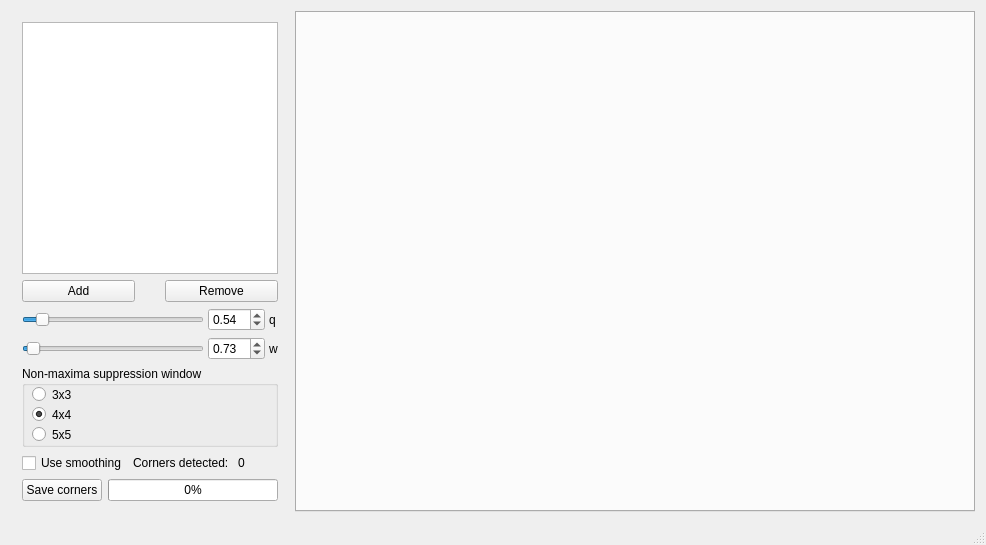
<?xml version="1.0" encoding="UTF-8"?>
<ui version="4.0">
 <class>FornsterForm</class>
 <widget class="QMainWindow" name="FornsterForm">
  <property name="geometry">
   <rect>
    <x>0</x>
    <y>0</y>
    <width>978</width>
    <height>545</height>
   </rect>
  </property>
  <property name="windowTitle">
   <string>Fornster Corner Detector</string>
  </property>
  <property name="windowIcon">
   <iconset resource="truecornerdetector.qrc">
    <normaloff>:/icons/icon.ico</normaloff>:/icons/icon.ico</iconset>
  </property>
  <widget class="QWidget" name="centralWidget">
   <layout class="QHBoxLayout" name="horizontalLayout_4">
    <item>
     <widget class="QWidget" name="widget" native="true">
      <property name="maximumSize">
       <size>
        <width>281</width>
        <height>16777215</height>
       </size>
      </property>
      <layout class="QVBoxLayout" name="verticalLayout">
       <item>
        <widget class="QListWidget" name="fileListWidget">
         <property name="dragEnabled">
          <bool>false</bool>
         </property>
         <property name="selectionMode">
          <enum>QAbstractItemView::ExtendedSelection</enum>
         </property>
         <property name="textElideMode">
          <enum>Qt::ElideRight</enum>
         </property>
        </widget>
       </item>
       <item>
        <layout class="QHBoxLayout" name="horizontalLayout">
         <property name="spacing">
          <number>30</number>
         </property>
         <item>
          <widget class="QPushButton" name="addButton">
           <property name="text">
            <string>Add</string>
           </property>
          </widget>
         </item>
         <item>
          <widget class="QPushButton" name="removeButton">
           <property name="text">
            <string>Remove</string>
           </property>
          </widget>
         </item>
        </layout>
       </item>
       <item>
        <layout class="QGridLayout" name="gridLayout">
         <property name="horizontalSpacing">
          <number>4</number>
         </property>
         <property name="verticalSpacing">
          <number>6</number>
         </property>
         <item row="0" column="0">
          <widget class="QSlider" name="sliderQ">
           <property name="minimum">
            <number>50</number>
           </property>
           <property name="maximum">
            <number>100</number>
           </property>
           <property name="value">
            <number>54</number>
           </property>
           <property name="orientation">
            <enum>Qt::Horizontal</enum>
           </property>
          </widget>
         </item>
         <item row="0" column="1">
          <widget class="QDoubleSpinBox" name="spinBoxQ">
           <property name="minimum">
            <double>0.500000000000000</double>
           </property>
           <property name="maximum">
            <double>1.000000000000000</double>
           </property>
           <property name="singleStep">
            <double>0.010000000000000</double>
           </property>
           <property name="value">
            <double>0.540000000000000</double>
           </property>
          </widget>
         </item>
         <item row="0" column="2">
          <widget class="QLabel" name="label_2">
           <property name="text">
            <string>q</string>
           </property>
          </widget>
         </item>
         <item row="1" column="0">
          <widget class="QSlider" name="sliderW">
           <property name="minimum">
            <number>50</number>
           </property>
           <property name="maximum">
            <number>1000</number>
           </property>
           <property name="value">
            <number>73</number>
           </property>
           <property name="orientation">
            <enum>Qt::Horizontal</enum>
           </property>
          </widget>
         </item>
         <item row="1" column="1">
          <widget class="QDoubleSpinBox" name="spinBoxW">
           <property name="minimum">
            <double>0.050000000000000</double>
           </property>
           <property name="maximum">
            <double>10.000000000000000</double>
           </property>
           <property name="singleStep">
            <double>0.010000000000000</double>
           </property>
           <property name="value">
            <double>0.730000000000000</double>
           </property>
          </widget>
         </item>
         <item row="1" column="2">
          <widget class="QLabel" name="label">
           <property name="text">
            <string>w</string>
           </property>
          </widget>
         </item>
        </layout>
       </item>
       <item>
        <widget class="QGroupBox" name="gboxWindow">
         <property name="minimumSize">
          <size>
           <width>256</width>
           <height>81</height>
          </size>
         </property>
         <property name="maximumSize">
          <size>
           <width>256</width>
           <height>16777215</height>
          </size>
         </property>
         <property name="autoFillBackground">
          <bool>true</bool>
         </property>
         <property name="title">
          <string>Non-maxima suppression window</string>
         </property>
         <widget class="QRadioButton" name="radN1">
          <property name="geometry">
           <rect>
            <x>10</x>
            <y>20</y>
            <width>82</width>
            <height>17</height>
           </rect>
          </property>
          <property name="text">
           <string>3x3</string>
          </property>
          <property name="checked">
           <bool>false</bool>
          </property>
         </widget>
         <widget class="QRadioButton" name="radN3">
          <property name="geometry">
           <rect>
            <x>10</x>
            <y>60</y>
            <width>82</width>
            <height>17</height>
           </rect>
          </property>
          <property name="text">
           <string>5x5</string>
          </property>
         </widget>
         <widget class="QRadioButton" name="radN2">
          <property name="geometry">
           <rect>
            <x>10</x>
            <y>40</y>
            <width>82</width>
            <height>17</height>
           </rect>
          </property>
          <property name="text">
           <string>4x4</string>
          </property>
          <property name="checked">
           <bool>true</bool>
          </property>
         </widget>
        </widget>
       </item>
       <item>
        <layout class="QHBoxLayout" name="horizontalLayout_2">
         <item>
          <widget class="QCheckBox" name="checkBoxSmoothing">
           <property name="text">
            <string>Use smoothing</string>
           </property>
          </widget>
         </item>
         <item>
          <widget class="QLabel" name="labelCorners">
           <property name="text">
            <string>Corners detected: </string>
           </property>
          </widget>
         </item>
         <item>
          <widget class="QLabel" name="labelNCorners">
           <property name="text">
            <string>0</string>
           </property>
          </widget>
         </item>
        </layout>
       </item>
       <item>
        <layout class="QHBoxLayout" name="horizontalLayout_3">
         <item>
          <widget class="QPushButton" name="saveButton">
           <property name="maximumSize">
            <size>
             <width>108</width>
             <height>23</height>
            </size>
           </property>
           <property name="text">
            <string>Save corners</string>
           </property>
          </widget>
         </item>
         <item>
          <widget class="QProgressBar" name="progressBar">
           <property name="value">
            <number>0</number>
           </property>
           <property name="alignment">
            <set>Qt::AlignLeading|Qt::AlignLeft|Qt::AlignVCenter</set>
           </property>
           <property name="textVisible">
            <bool>true</bool>
           </property>
          </widget>
         </item>
        </layout>
       </item>
      </layout>
     </widget>
    </item>
    <item>
     <widget class="QTabWidget" name="viewTabs">
      <property name="sizePolicy">
       <sizepolicy hsizetype="Minimum" vsizetype="Minimum">
        <horstretch>0</horstretch>
        <verstretch>0</verstretch>
       </sizepolicy>
      </property>
      <property name="minimumSize">
       <size>
        <width>680</width>
        <height>500</height>
       </size>
      </property>
      <property name="currentIndex">
       <number>-1</number>
      </property>
     </widget>
    </item>
   </layout>
  </widget>
  <widget class="QStatusBar" name="statusBar"/>
  <action name="actionExit">
   <property name="text">
    <string>Exit</string>
   </property>
  </action>
 </widget>
 <layoutdefault spacing="6" margin="11"/>
 <tabstops>
  <tabstop>addButton</tabstop>
  <tabstop>removeButton</tabstop>
  <tabstop>fileListWidget</tabstop>
 </tabstops>
 <resources>
  <include location="truecornerdetector.qrc"/>
 </resources>
 <connections/>
</ui>
